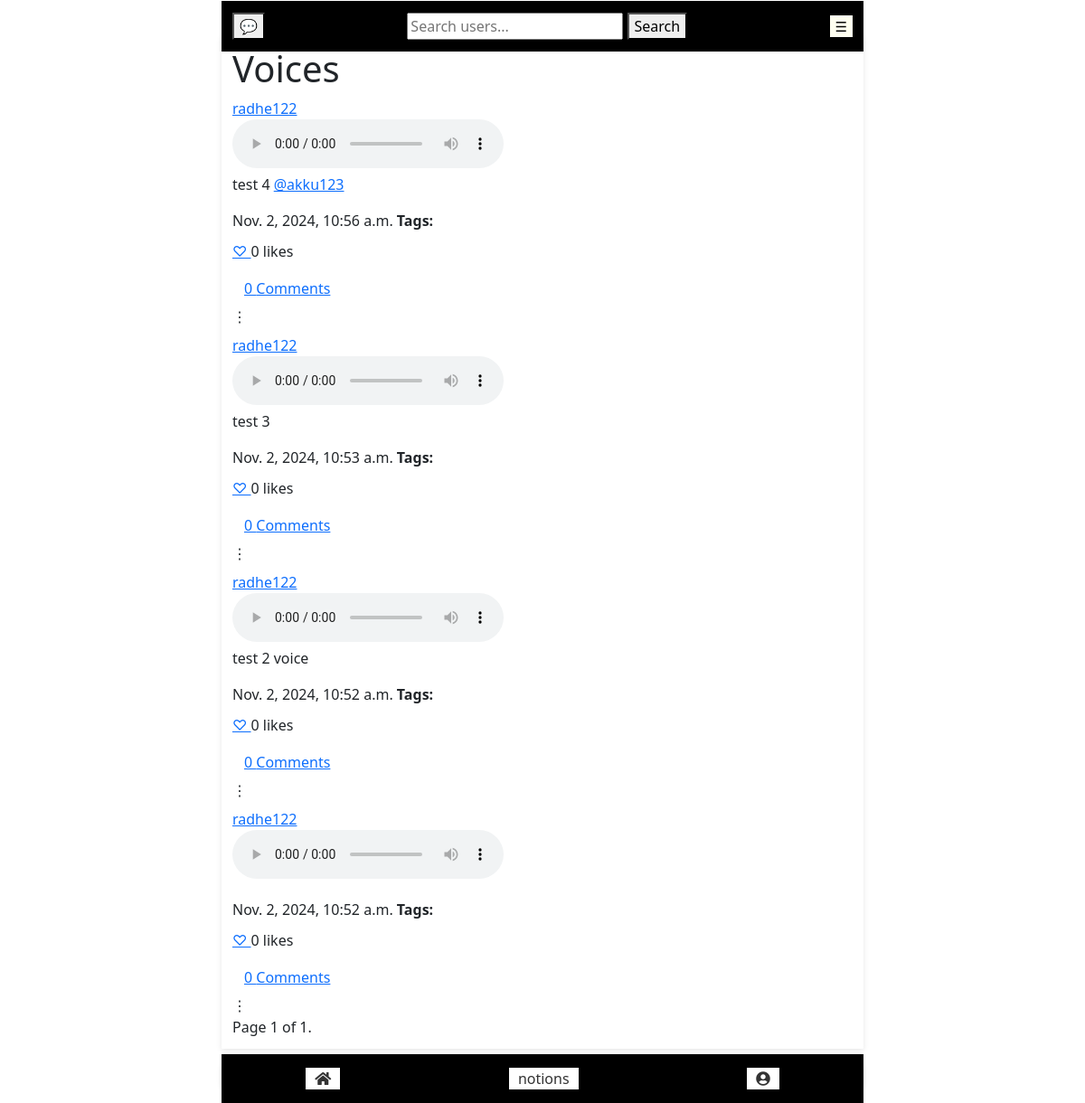
/voices/3/ (signed in), run on an earlier commit of the app's database.
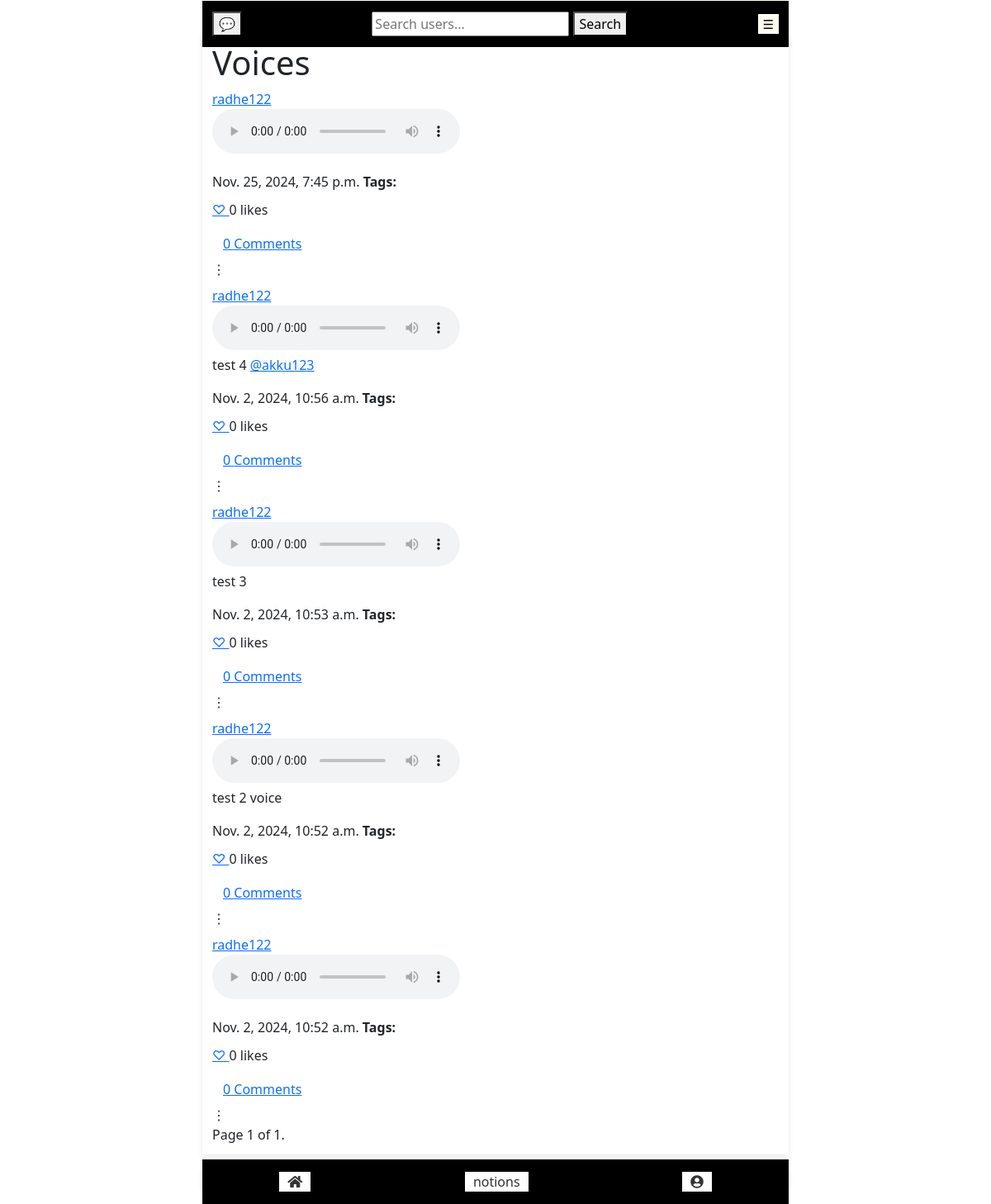
And on a later commit of the database.
### service_auth/user_profile/models.py (models this page shows, shortened)
class Audio(models.Model):
    user = models.ForeignKey(AuthUser, on_delete=models.CASCADE, related_name='audio')
    file = models.FileField(upload_to='media/', storage=CompressedMediaStorage())
    description = models.TextField(blank=True, null=True)
    is_paid = models.BooleanField(default=False)
    created_at = models.DateTimeField(auto_now_add=True)
    likes = models.ManyToManyField(AuthUser, related_name='liked_audio', blank=True)
    view_count = models.PositiveIntegerField(default=0)  # To keep track of views
    reported_by = models.ManyToManyField(AuthUser, related_name='reported_audio', blank=True)  # report
    report_count = models.IntegerField(default=0)
    tags = models.ManyToManyField(AuthUser, related_name='tagged_audio', blank=True)  # New field for tagging users
    is_private = models.BooleanField(default=False)  # New field to track privacy
    duration = models.IntegerField(validators=[MinValueValidator(1), MaxValueValidator(3600)], blank =True, null=True)  # in seconds
    size = models.IntegerField(validators=[MinValueValidator(1), MaxValueValidator(1024*1024*100)])  # in bytes, max 100MB
    hashtags = models.ManyToManyField('Hashtag', related_name='audio', blank=True)

### service_auth/user_profile/views.py (the view)
# urls.py: path('voices/<int:user_id>/', views.voices, name='voices'),  # Ensure this line is correct
@login_required
def voices(request, user_id):
    profile_user = get_object_or_404(AuthUser, id=user_id)
    audio_files = Audio.objects.filter(user=profile_user).order_by('-created_at')
    filtered_audio = []
    for audio in audio_files:
        if audio.is_private and audio.user != request.user and not audio.tags.filter(id=request.user.id).exists():
            continue
        audio.description = make_usernames_clickable(audio.description)
        filtered_audio.append(audio)
    paginator = Paginator(filtered_audio, 100)
    page_number = request.GET.get('page')
    page_obj = paginator.get_page(page_number)
    return render(request, 'voices.html', {
        'page_obj': page_obj,
        'audio_count': Audio.objects.filter(user=profile_user).count(),
        'profile_user': profile_user,
    })

### service_auth/user_profile/utils.py (called while the page is built)
def make_usernames_clickable(content):
    def replace_username(match):
        username = match.group(1)
        try:
            user = AuthUser.objects.get(username=username)
            url = reverse("user_profile:profile", args=[user.id])
            return mark_safe(f'<a href="{url}">@{username}</a>')
        except AuthUser.DoesNotExist:
            return f'@{username}'  # If user does not exist, return the plain text
    content = re.sub(r'@(\w+)', replace_username, content)
    content = re.sub(r'(https?://\S+)', r'<a href="\1" target="_blank">\1</a>', content)
    return content

### templates/user_profile/voices.html (shortened to what this page needs)
{% extends 'landing_page.html' %}
{% load static %}
{% load custom_filters %}
{% block main_content %}
  <h1>Voices </h1>
  <div class="audio-list">
    {% for audio in page_obj %}
      <div class="audio-item">
        <a href="{% url 'user_profile:profile' user_id=audio.user.id %}">
          {{ audio.user.username }}
        </a>  </br>
        <audio controls>
          <source src="{{ audio.file.url }}" type="audio/mpeg">
        </audio>
        <p>{{ audio.description|safe }}</p>
        <h8>{{ audio.created_at }}</h8>
        <strong>Tags:</strong>
        <div class="actions">
          <a href="{% url 'user_profile:like_audio' audio.id %}"
            class="like-link {% if request.user in audio.likes.all %}liked{% endif %}"
            data-url="{% url 'user_profile:like_audio' audio.id %}"
            data-audio-id="{{ audio.id }}"
            data-csrf-token="{{ csrf_token }}">
              {% if request.user in audio.likes.all %}
                  ❤️
              {% else %}
                  ♡
              {% endif %}
          </a>
          <span class="like-count">{{ audio.likes.count }}</span> likes
          <div class="comments" id="comments-{{ audio.id }}">
              <button class="btn btn-link collapsed" data-toggle="collapse" data-target="#comment-list-{{ audio.id }}" aria-expanded="false" aria-controls="comment-list-{{ audio.id }}">
                  {{ audio.comments.count }} Comments
              </button>
          </div>
            <div class="dropdown">
              <span>⋮</span>
            </div>
        </div>
      </div>
    {% endfor %}
  </div>
    <div class="pagination" >
        <span class="step-links">
            <span class="current">
                Page {{ page_obj.number }} of {{ page_obj.paginator.num_pages }}.
            </span>
        </span>
    </div>
{% endblock %}

What changed in the data, as far as the page shows it:
added Audio: user.username "radhe122", created_at "Nov. 25, 2024, 7:45 p.m.", likes.count "0", comments.count "0"
